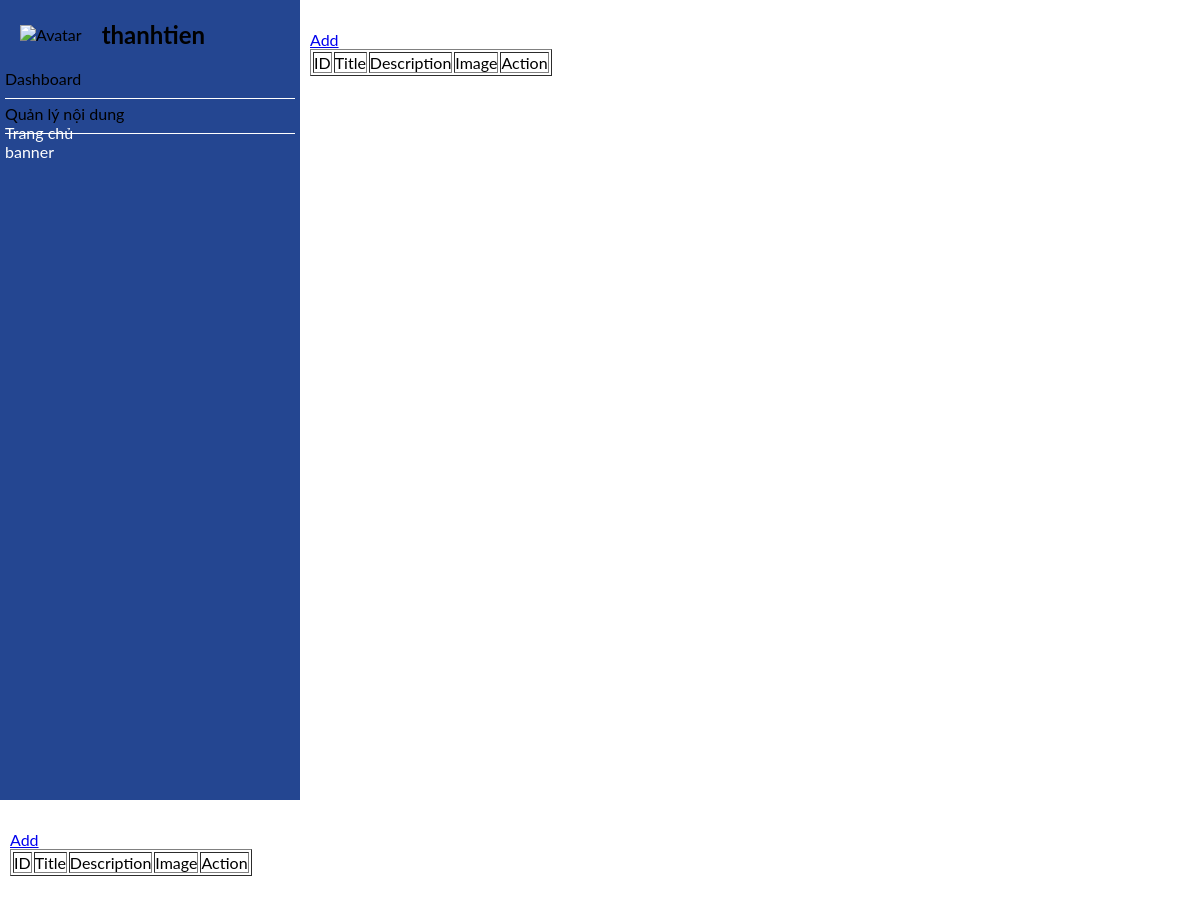
Before: /views/admin/adminTrangchu/banner/adminbanner.php (signed in) with the older database file.
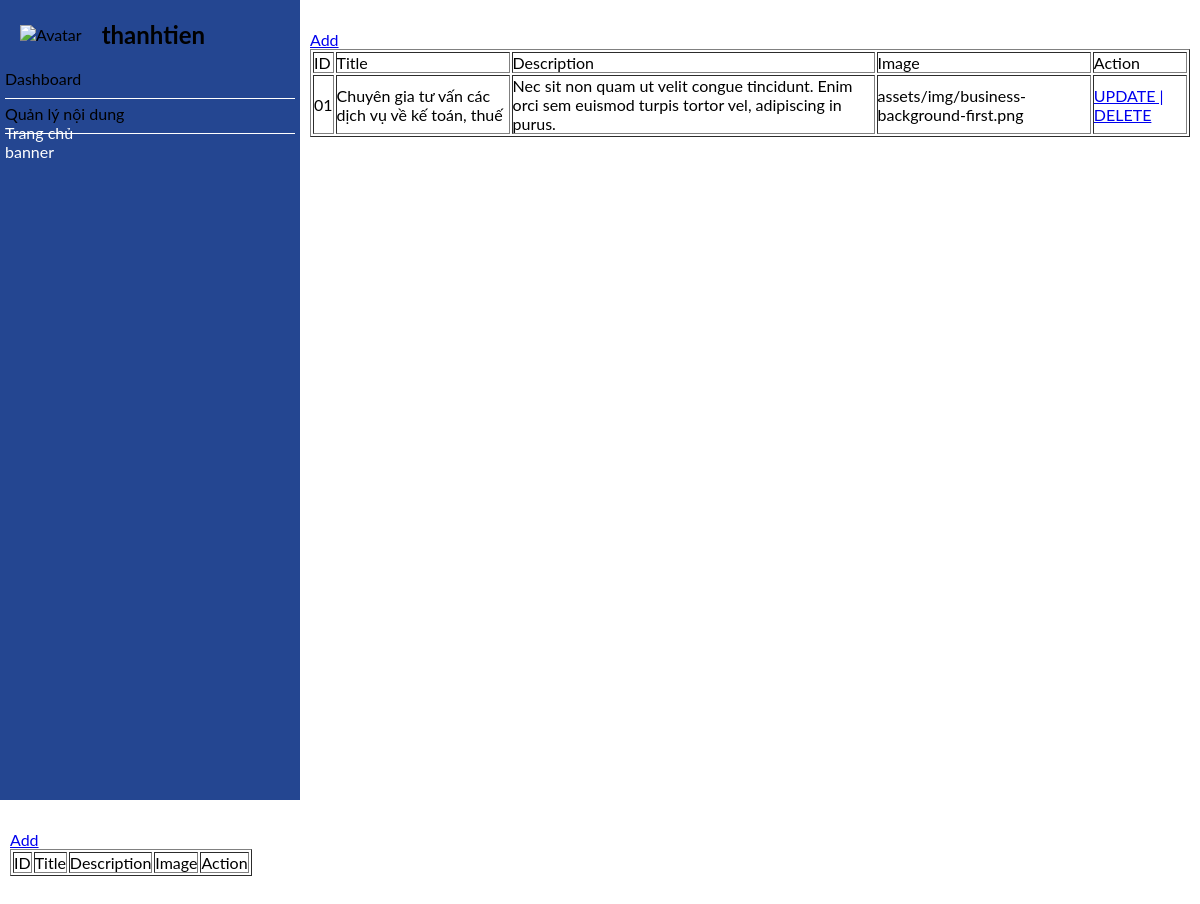
After: the same page with the newer database file.
### tables this page shows
CREATE TABLE `sliders` (
  `id` int(11) NOT NULL,
  `title` varchar(255) DEFAULT NULL,
  `description` text DEFAULT NULL,
  `image` varchar(255) DEFAULT NULL,
  `sort_order` int(11) DEFAULT 0,
  `status` tinyint(1) DEFAULT 1
);

### controllers/AdminControllers/slidersControllers.php (called while the page is built, shortened)
<?php
require_once __DIR__ . "/../../models/PostModels/slidersModels.php";
class SlidersController
{
    private $model;
    public function __construct($conn)
    {
        $this->model = new SlidersModels($conn);
    }
    public function index()
    {
        $result = $this->model->getAll();
        require __DIR__ . "/../../views/admin/adminTrangchu/banner/adminbanner.php";
    }
}

### routes/banner.php (called while the page is built, shortened)
<?php
require_once __DIR__ . "/../controllers/AdminControllers/slidersControllers.php";
$bannerControllers = new SlidersController($conn);
$routes['index'] = function () use ($bannerControllers) {
    $bannerControllers->index();
};

### models/PostModels/slidersModels.php (called while the page is built, shortened)
<?php
class SlidersModels
{
    private $conn;
    public function __construct($conn)
    {
        $this->conn = $conn;
    }
    public function getAll()
    {
        $stmt = $this->conn->query("SELECT * FROM sliders");
        return $stmt->fetchAll(PDO::FETCH_ASSOC);
    }
}

### views/admin/adminTrangchu/banner/adminbanner.php (the view, shortened to what this page needs)
<?php
require_once __DIR__ . "/../../../../router.php";
?>
<!DOCTYPE html>
<html lang="en">
<head>
    <link rel="stylesheet" href="../../../../assets/css/admin.css" />
    <link
        rel="stylesheet"
        href="https://cdnjs.cloudflare.com/ajax/libs/font-awesome/6.4.0/css/all.min.css" />
    <link
        href="https://unpkg.com/boxicons@2.1.4/css/boxicons.min.css"
        rel="stylesheet" />
    <link
        rel="stylesheet"
        href="https://cdn.jsdelivr.net/npm/swiper@11/swiper-bundle.min.css" />
    <link
        rel="stylesheet"
        href="https://cdnjs.cloudflare.com/ajax/libs/animate.css/4.1.1/animate.min.css" />
</head>
<body>
    <div class="main">
        <div class="admin">
            <?php require_once __DIR__ . "/../../layout/adminslidebar.php"; ?>
            <div class="content">
                <a href="bannerAdd.php?action=addForm">Add</a>
                <table border="1" cellpadding="5">
                    <tr>
                        <td>ID</td>
                        <td>Title</td>
                        <td>Description</td>
                        <td>Image</td>
                        <td>Action</td>
                    </tr>
                    <?php
                    foreach ($result as $key => $rows):
                        $stt = str_pad($key + 1, 2, '0', STR_PAD_LEFT);
                    ?>
                        <tr>
                            <td><?= $stt ?></td>
                            <td><?= $rows['title'] ?></td>
                            <td><?= $rows['description'] ?></td>
                            <td><?= $rows['image'] ?></td>
                            <td>
                                <a href='bannerUpdate.php?action=editForm&id=<?= $rows['id'] ?>'>UPDATE |</a>
                                <a href='adminbanner.php?action=delete&id=<?= $rows['id'] ?>' onclick='return confirm("DELETE?")'>DELETE</a>
                            </td>
                        </tr>
                    <?php endforeach; ?>
                </table>
            </div>
        </div>
    </div>
</body>
</html>

### router.php
<?php
$routes = [];
require_once __DIR__ . "/routes/banner.php";
$action = $_GET['action'] ?? 'index';
if (isset($routes[$action])) {
    $routes[$action]();
} else {
    echo "404 Not found";
}

### views/admin/layout/adminslidebar.php (shortened to what this page needs)
<div class="slidebar">
    <div class="infor">
        <img src="" alt="Avatar">
        <h2> <?php echo $_SESSION["admin"]; ?></h2>
    </div>
    <div class="slidebar__menu">
        <div class="slidebar__item">
            <div class="slidebar__title">Dashboard</div>
        </div>
        <div class="slidebar__item">
            <div class="slidebar__title">Quản lý nội dung</div>
            <ul class="slidebar__submenu">
                <li>
                    <a href="">Trang chủ</a>
                    <ul>
                        <li><a href="views/admin/adminTrangchu/banner/adminbanner.php">banner</a></li>
                    </ul>
                </li>
            </ul>
        </div>
    </div>
</div>

### assets/css/admin.css (style rules this page uses)
*, body, html { padding: 0; margin: 0; box-sizing: border-box; font-family: "Lato", sans-serif; letter-spacing: 0%; }
.admin { display: flex; width: 100%; }
.slidebar { width: 25%; height: 100vh; background-color: #244691; }
.infor { display: flex; align-items: center; gap: 20px; padding: 20px 20px; }
.slidebar__menu { padding: 0 5px; }
.slidebar__item { width: 100%; height: 30px; border-bottom: 1px solid #ffffff; margin-bottom: 5px; }
.slidebar__submenu a { text-decoration: none; color: #ffffff; }
.content { width: 75%; padding: 30px 10px; }

Changed rows visible on the page:
added sliders: stt "01", title "Chuyên gia tư vấn các dịch vụ về kế toán, thuế", description "Nec sit non quam ut velit congue tincidunt. Enim orci sem euismod turpis tortor vel, adipiscing in purus.", image "assets/img/business-background-first.png"
